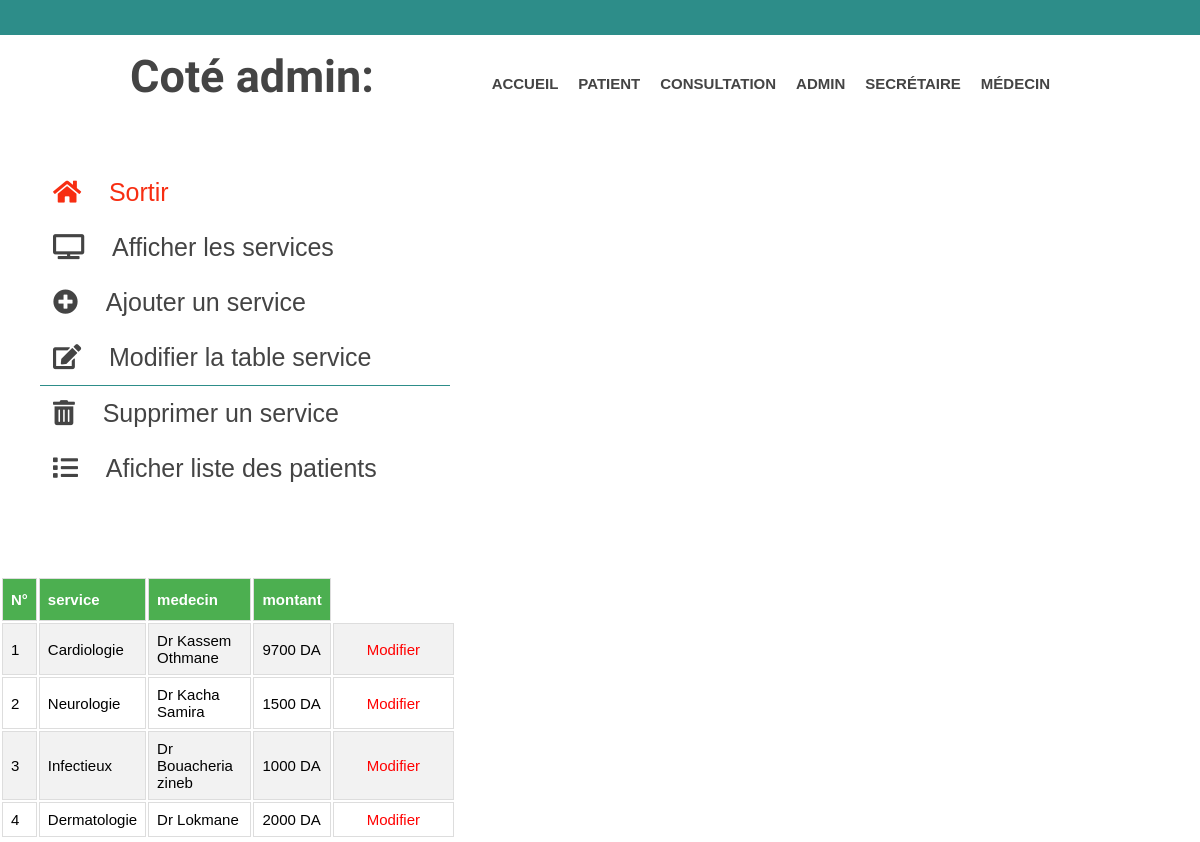
/modifierService1.php, run on the app's committed database.
### tables this page shows
CREATE TABLE IF NOT EXISTS `service` (
  `numero` int(100) NOT NULL AUTO_INCREMENT,
  `service` varchar(50) NOT NULL,
  `medecinS` varchar(50) NOT NULL,
  `montant` varchar(100) NOT NULL,
  PRIMARY KEY (`numero`)
);

### modifierService1.php (the view, shortened to what this page needs)
<!DOCTYPE html>
<html>
<head>
    <link rel="stylesheet" href="css/all.min.css">
</head>
<body>
   <header>  </header>
     <section id="head">
      <div class="wrapper">
         <h1>Coté admin:</h1>
           <nav>
           <ul>
              <li><a href="index.html">accueil</a></li>
              <li><a href="patient.html">patient</a></li>
              <li><a href="consultation.php">consultation</a></li>
              <li><a href="login.html">admin</a></li>
              <li><a href="secretaire1.html">secrétaire</a></li>
              <li><a href="consultationM.php">Médecin</a></li>
           </ul>
         </nav>
      </div>
   </section>
  <div id="content">
      <div class="icon-bar">
          <a class="active" href="medical.html"><i class="fa fa-home"></i>&nbsp;&nbsp;&nbsp;&nbsp;Sortir</a>
          <a href="afficherService.php"><i class="fas fa-tv"></i>&nbsp;&nbsp;&nbsp;&nbsp;Afficher les services</a>
          <a href="ajouterService.html"><i class="fas fa-plus-circle"></i></i>&nbsp;&nbsp;&nbsp;&nbsp;Ajouter un service</a>
          <a class="modif" href="modifierService1.php"><i class="fas fa-edit"></i>&nbsp;&nbsp;&nbsp;&nbsp;Modifier la table service</a>
          <a href="supprimerService1.php"><i class="fas fa-trash-alt"></i>&nbsp;&nbsp;&nbsp;&nbsp;Supprimer un service</a>
           <a lass="aff" href="afficherPatient.php"><i class="fas fa-list"></i>&nbsp;&nbsp;&nbsp;&nbsp;Aficher liste des patients</a>
      </div>
 <div id="tab">
<?php
$servername = "localhost";
$username = "root";
$password = "";
$dbname = "medicare";
$conn = new mysqli($servername, $username, $password, $dbname);
$sql = "SELECT * FROM service";
$result = $conn->query($sql);
if ($result->num_rows > 0) {
    echo "<table><tr><th>N°</th><th>service</th><th>medecin</th><th>montant</th></tr>";
    while($row = $result->fetch_assoc()) {
        echo "<tr><td>" . $row["numero"]. "</td><td>". " " . $row["service"]. "</td><td>" . $row["medecinS"]. "</td><td>" . $row["montant"]. "</td> <td><a href='modifierService2.php?numero=$row[numero]'style='color:red; padding: 11px 25px;border: none; ;color: ##CD5C5C;text-decoration:none; font-size:15px;'>Modifier </a></td></tr>";
    }
    echo "</table>";
}
else {
    echo "0 results";
}
?>
</div>
</div>
</body>
</html>

### modifierService1.php (style rules this page uses)
* { margin: 0; padding: 0; }
body { font-family: arial,sans-serif; font-size: 15px; }
header { height: 35px; background-color: #2D8D89; }
.wrapper { width: 940px; margin: 0 auto; padding: 0 10px; }
a { text-decoration: none; color:#444; }
#head { height: 100px; }
#head h1 { font-family: 'Crete Round',serif; font-size: 45px; color:#444; float: left; margin-top:15px; }
#head nav { float:right; margin-top: 40px; }
ul { list-style: none; }
#head nav ul li { display: inline-block; margin-right: 20px; float: left; margin-bottom: 10px; }
#head nav ul li a { text-transform: uppercase; font-weight: bold; }
div#content div { display: inline-block; }
.icon-bar { width: 450px; margin-top: 30px; margin-right: 300px; vertical-align: top; }
.icon-bar a { display: block; padding: 13px; margin-left:40px ; transition: all 0.3s ease; font-size: 25px; }
.icon-bar .active { color: #F72E12; }
.icon-bar .modif { border-bottom: 1px solid #2D8D89; }
#tab { font-family: Arial, Helvetica, sans-serif; border-collapse: collapse; margin-top: 80px; width: 38%; }
#tab td, #tab th { border: 1px solid #ddd; padding: 8px; }
#tab tr:nth-child(even) { background-color: #f2f2f2; }
#tab th { padding-top: 12px; padding-bottom: 12px; text-align: left; background-color: #4CAF50; color: white; }

### data on the page
service: numero "1", service "Cardiologie", medecinS "Dr Kassem Othmane", montant "9700 DA"
service: numero "2", service "Neurologie", medecinS "Dr Kacha Samira", montant "1500 DA"
service: numero "3", service "Infectieux", medecinS "Dr Bouacheria zineb", montant "1000 DA"
service: numero "4", service "Dermatologie", medecinS "Dr Lokmane", montant "2000 DA"
